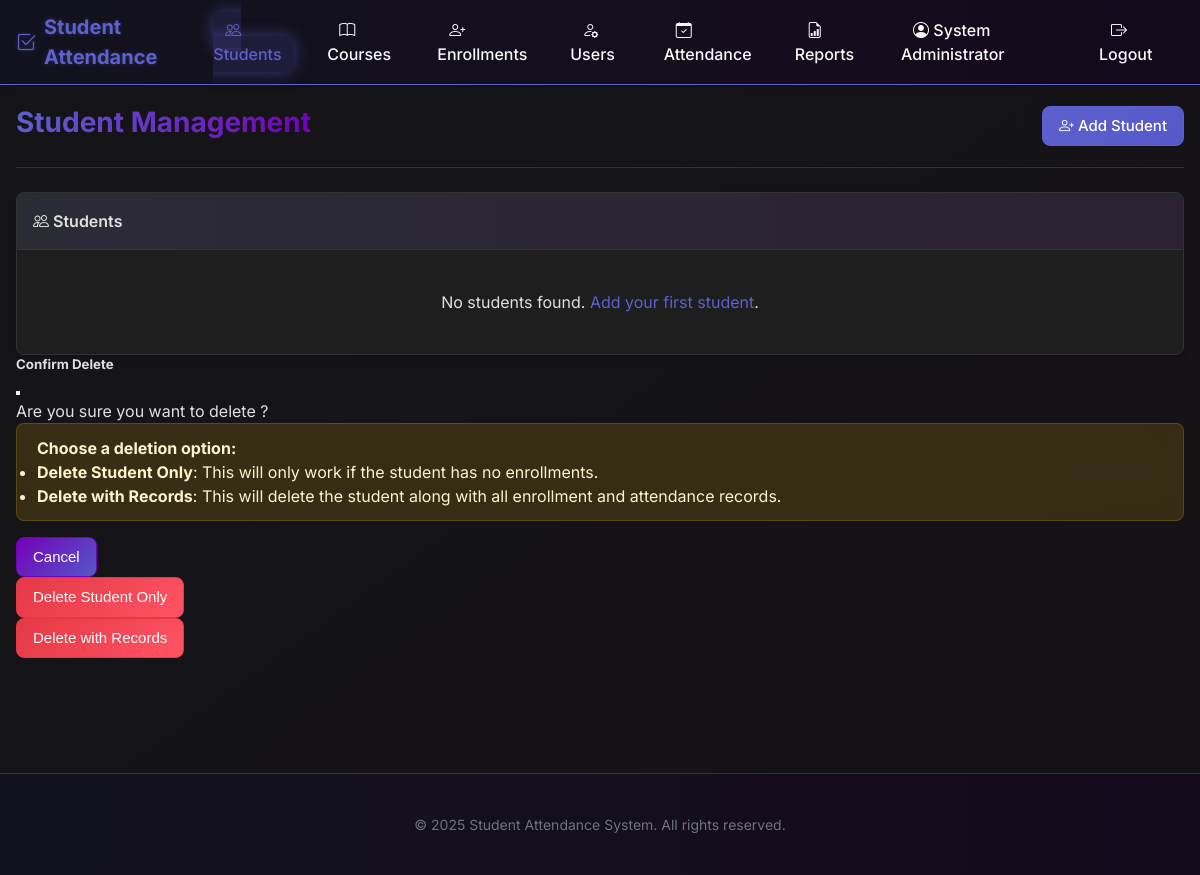
The page /students (signed in) on the database as committed earlier.
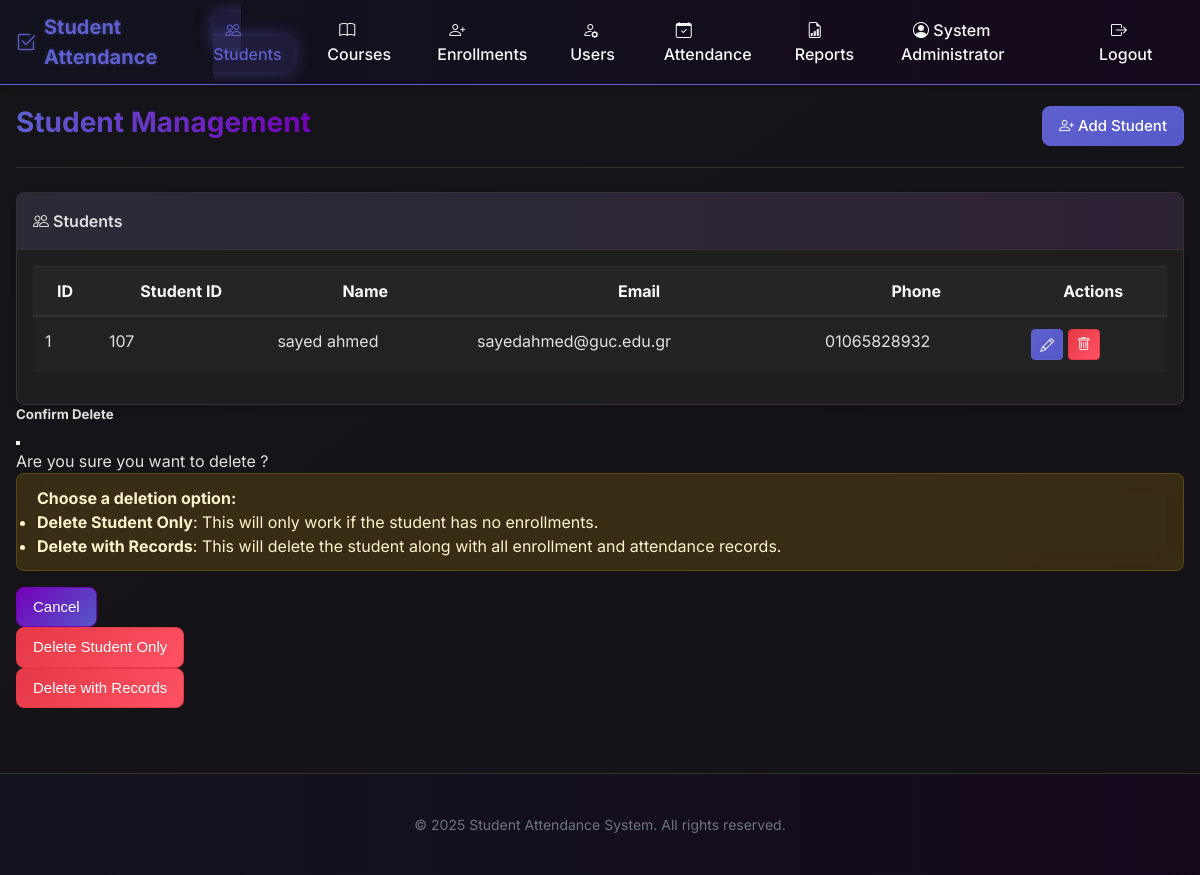
The same page on the database as committed later.
### tables this page shows
CREATE TABLE students (
        id INTEGER PRIMARY KEY AUTOINCREMENT,
        student_id TEXT UNIQUE NOT NULL,
        full_name TEXT NOT NULL,
        email TEXT UNIQUE,
        phone TEXT,
        created_at TIMESTAMP DEFAULT CURRENT_TIMESTAMP
    );

### webapp.py (the view)
@app.route('/students')
@login_required
def students():
    if current_user.role != 'admin':
        flash('Access denied. Admin privileges required.', 'danger')
        return redirect(url_for('dashboard'))
    success, message, students_list = admin_manager.list_students()
    return render_template('students.html',
                          title='Student Management',
                          students=students_list)

### admin.py (called while the page is built)
    def _check_admin(self):
        if not self.auth.is_admin():
            return False, "Administrative privileges required"
        return True, ""

    def list_students(self):
        is_admin, msg = self._check_admin()
        if not is_admin:
            return False, msg, []
        conn = get_connection()
        cursor = conn.cursor()
        cursor.execute('SELECT * FROM students ORDER BY full_name')
        students = [dict(student) for student in cursor.fetchall()]
        conn.close()
        return True, f"Found {len(students)} students", students

### auth.py (called while the page is built)
    def is_authenticated(self):
        return self.current_user is not None

    def is_admin(self):
        return self.is_authenticated() and self.current_user['role'] == 'admin'

### database.py (called while the page is built)
def get_connection():
    conn = sqlite3.connect('attendance.db')
    conn.row_factory = sqlite3.Row  # This enables column access by name
    return conn

### webapp.py (called while the page is built)
@login_manager.user_loader
def load_user(user_id):
    conn = get_connection()
    cursor = conn.cursor()
    cursor.execute('SELECT * FROM users WHERE id = ?', (user_id,))
    user_data = cursor.fetchone()
    conn.close()
    if user_data:
        return User(user_data)
    return None

### templates/students.html (shortened to what this page needs)
{% extends "layout.html" %}
{% block content %}
<div class="page-header">
    <h1 class="page-title">Student Management</h1>
    <div>
        <a href="{{ url_for('add_student') }}" class="btn btn-primary">
            <i class="bi bi-person-plus"></i> Add Student
        </a>
    </div>
</div>
<div class="card">
    <div class="card-header">
        <i class="bi bi-people"></i> Students
    </div>
    <div class="card-body">
        {% if students %}
        <div class="table-responsive">
            <table class="table table-striped table-hover">
                <thead>
                    <tr>
                        <th>ID</th>
                        <th>Student ID</th>
                        <th>Name</th>
                        <th>Email</th>
                        <th>Phone</th>
                        <th>Actions</th>
                    </tr>
                </thead>
                <tbody>
                    {% for student in students %}
                    <tr>
                        <td>{{ student.id }}</td>
                        <td>{{ student.student_id }}</td>
                        <td>{{ student.full_name }}</td>
                        <td>{{ student.email or '-' }}</td>
                        <td>{{ student.phone or '-' }}</td>
                        <td>
                            <div class="btn-group">
                                <a href="{{ url_for('edit_student', id=student.id) }}" class="btn btn-sm btn-primary">
                                    <i class="bi bi-pencil"></i>
                                </a>
                                <button type="button" class="btn btn-sm btn-danger" onclick="confirmDelete({{ student.id }}, '{{ student.full_name }}')">
                                    <i class="bi bi-trash"></i>
                                </button>
                            </div>
                        </td>
                    </tr>
                    {% endfor %}
                </tbody>
            </table>
        </div>
        {% else %}
        <p class="text-center py-4">No students found. <a href="{{ url_for('add_student') }}">Add your first student</a>.</p>
        {% endif %}
    </div>
</div>
<div class="modal fade" id="deleteModal" tabindex="-1" aria-labelledby="deleteModalLabel" aria-hidden="true">
    <div class="modal-dialog">
        <div class="modal-content">
            <div class="modal-header">
                <h5 class="modal-title" id="deleteModalLabel">Confirm Delete</h5>
                <button type="button" class="btn-close" data-bs-dismiss="modal" aria-label="Close"></button>
            </div>
            <div class="modal-body">
                <p>Are you sure you want to delete <strong id="studentName"></strong>?</p>
                <div class="alert alert-warning">
                    <p><strong>Choose a deletion option:</strong></p>
                    <ul>
                        <li><strong>Delete Student Only</strong>: This will only work if the student has no enrollments.</li>
                        <li><strong>Delete with Records</strong>: This will delete the student along with all enrollment and attendance records.</li>
                    </ul>
                </div>
            </div>
            <div class="modal-footer">
                <button type="button" class="btn btn-secondary" data-bs-dismiss="modal">Cancel</button>
                <form id="deleteForm" method="POST" action="">
                    <button type="submit" class="btn btn-danger">Delete Student Only</button>
                </form>
                <form id="deleteWithRecordsForm" method="POST" action="">
                    <button type="submit" class="btn btn-danger">Delete with Records</button>
                </form>
            </div>
        </div>
    </div>
</div>
{% endblock %}

Rows that differ between the two databases and show on the page:
added students: id "1", student_id "107", full_name "sayed ahmed", email "sayedahmed@guc.edu.gr", phone "01065828932"
Other text that changed with them:
text no longer shown: "No students found. Add your first student ."
text now shown: "ID Student ID Name Email Phone Actions"
